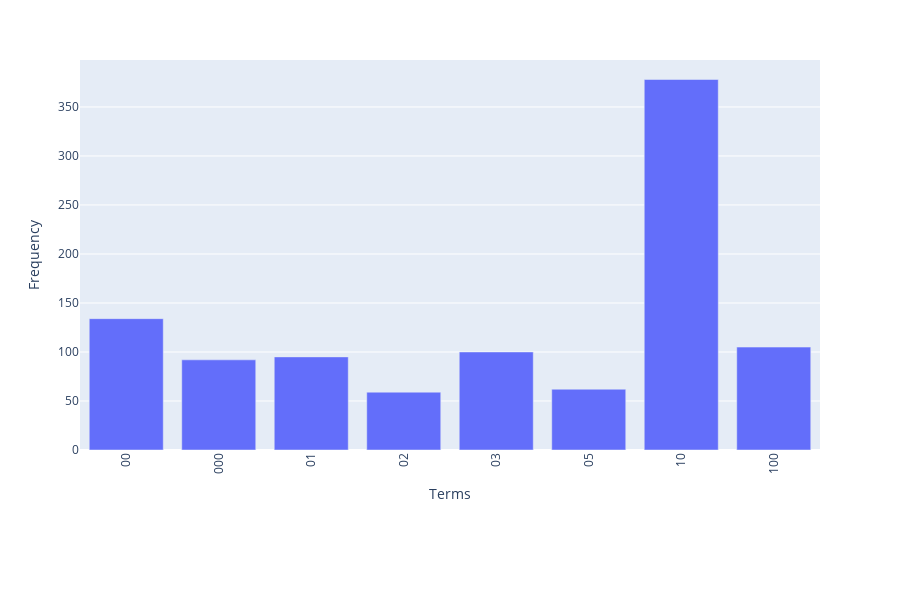

Notebook cell for this chart:
### Markdown cell above
### >>> **Exercise 13 (take home):** 
The chart above only contains 300 vocabulary in the documents, and it's already computationally intensive to both compute and visualize. Can you efficiently reduce the number of terms you want to visualize as an exercise.

### Code cell
# Answer here
#透過threshold 篩選
feature_names = count_vect.get_feature_names_out()[:300]
frequencies = term_frequencies[:300]

df = pd.DataFrame({'terms': feature_names,'frequency': frequencies})
threshold = 50
df_filtered = df[df['frequency'] > threshold]
fig = px.bar(df_filtered, 
             x='terms', 
             y='frequency',
             labels={'terms': 'Terms', 'frequency': 'Frequency'},
             height=600)

# 調整圖表樣式
fig.update_layout(
    xaxis_tickangle=-90,
    xaxis_title="Terms",
    yaxis_title="Frequency",
    showlegend=False,
    margin=dict(b=150) 
)

### Figure 1 — Plotly figure (JSON) as saved in the notebook; plotly's stock layout.template omitted (floating-point values rounded to 4 significant figures)
{"data": [{"hovertemplate": "Terms=%{x}<br>Frequency=%{y}<extra></extra>", "legendgroup": "", "marker": {"color": "#636efa", "pattern": {"shape": ""}}, "name": "", "orientation": "v", "showlegend": false, "textposition": "auto", "type": "bar", "x": ["00", "000", "01", "02", "03", "05", "10", "100"], "xaxis": "x", "y": [134, 92, 95, 59, 100, 62, 378, 105], "yaxis": "y"}], "layout": {"barmode": "relative", "height": 600, "legend": {"tracegroupgap": 0}, "margin": {"b": 150, "t": 60}, "showlegend": false, "xaxis": {"anchor": "y", "domain": [0, 1], "tickangle": -90, "title": {"text": "Terms"}}, "yaxis": {"anchor": "x", "domain": [0, 1], "title": {"text": "Frequency"}}}}
